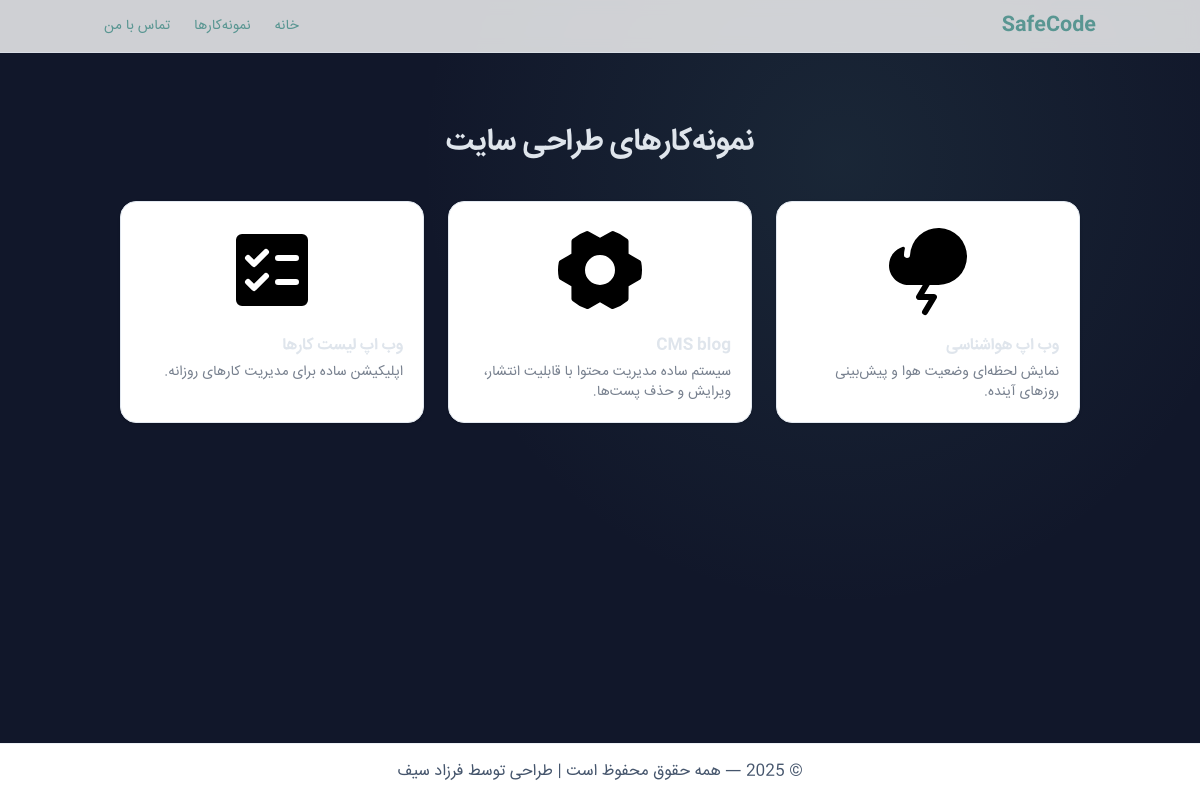
The page /portfolio/ on the database its author committed.
### main/models.py (models this page shows, shortened)
class PortfolioItem(models.Model):
    title = models.CharField(max_length=200, verbose_name="Title")
    description = models.CharField(max_length=250, verbose_name="Short description")
    icon_path = models.CharField(
        max_length=200, blank=True, null=True,
        verbose_name="Icon path (static/icons)",
        help_text="Only the file name, e.g. cms.svg"
    )
    image = models.ImageField(
        upload_to="portfolio_images/", blank=True, null=True,
        verbose_name="Cover image"
    )
    project_url = models.CharField(
        max_length=200, blank=True, null=True,
        verbose_name="Demo/Project link"
    )
    repo_url = models.URLField(
        blank=True, null=True, verbose_name="Source code link"
    )
    slug = models.SlugField(unique=True, blank=True, null=True)
    sort_order = models.PositiveIntegerField(
        default=0, verbose_name="Sort order",
        help_text="Higher numbers will appear first"
    )
    created_at = models.DateTimeField(auto_now_add=True, verbose_name="Created at")
    class Meta:
        ordering = ["-sort_order", "-created_at"]  # sort by order first, then date

### main/views.py (the view)
# urls.py: path('portfolio/', views.portfolio_page, name='portfolio'),  # لیست نمونه‌کارها
@require_GET
def portfolio_page(request: HttpRequest) -> HttpResponse:
    items = (
        PortfolioItem.objects
        .only("id", "title", "slug", "image", "description", "created_at", "icon_path", "project_url", "sort_order")  # include sort_order
        .order_by("-sort_order", "-created_at")  # respect custom order first
    )
    return render(request, "main/portfolio.html", {"items": items})

### main/templates/main/portfolio.html (shortened to what this page needs)
{% extends 'main/base.html' %}
{% load static %}
{% block content %}
<section class="py-12">
  <div class="container mx-auto max-w-screen-lg px-4">
    <h2 class="text-center text-2xl md:text-3xl font-extrabold mb-10">
      نمونه‌کارهای طراحی سایت
    </h2>
    <div class="portfolio-grid">
      {% for item in items %}
        <a href="{% if item.project_url %}{{ item.project_url }}{% else %}{% url 'portfolio_detail' item.slug %}{% endif %}"
           {% if item.project_url %}target="_blank" rel="noopener"{% endif %}
           class="portfolio-card block">
      <div class="portfolio-icon-wrap">
        {% if item.icon_path %}
          <img src="{% static 'main/icons/'|add:item.icon_path %}" alt="{{ item.title }}" class="portfolio-icon">
        {% elif item.image %}
          <img src="{{ item.image.url }}" alt="{{ item.title }}" class="portfolio-icon">
        {% else %}
          <i class="bi bi-folder portfolio-icon text-indigo-600"></i>
        {% endif %}
      </div>
          <h3 class="portfolio-title">{{ item.title }}</h3>
          <p class="portfolio-desc">{{ item.description }}</p>
        </a>
      {% empty %}
        <p class="text-center text-slate-500">هنوز نمونه‌کاری ثبت نشده است.</p>
      {% endfor %}
    </div>
  </div>
</section>
{% endblock %}

### rows shown on the page
PortfolioItem: icon_path (picture), title "وب اپ هواشناسی", description "نمایش لحظه‌ای وضعیت هوا و پیش‌بینی روزهای آینده."
PortfolioItem: icon_path (picture), title "CMS blog", description "سیستم ساده مدیریت محتوا با قابلیت انتشار، ویرایش و حذف پست‌ها."
PortfolioItem: icon_path (picture), title "وب اپ لیست کارها", description "اپلیکیشن ساده برای مدیریت کارهای روزانه."
